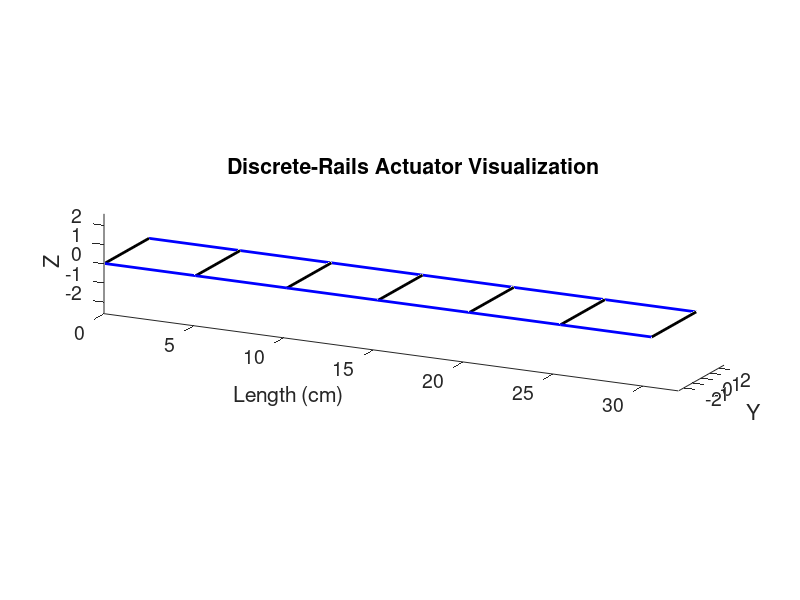
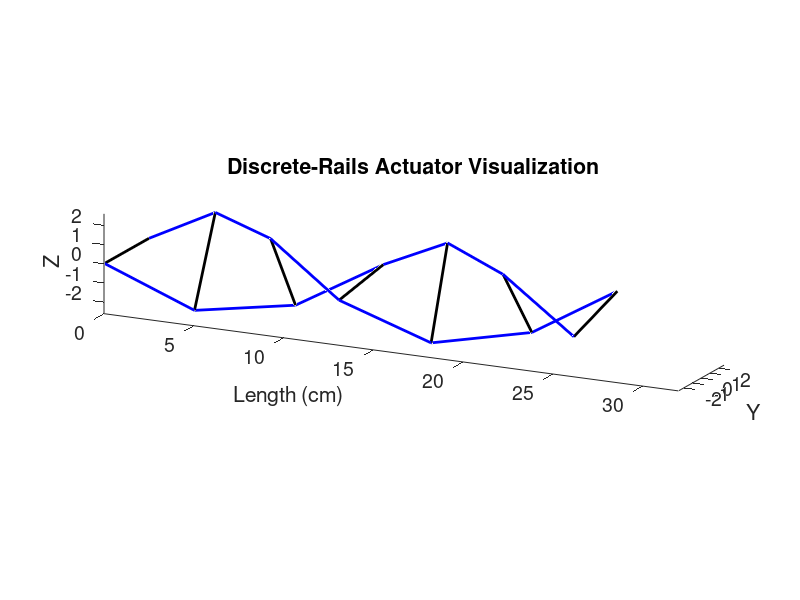
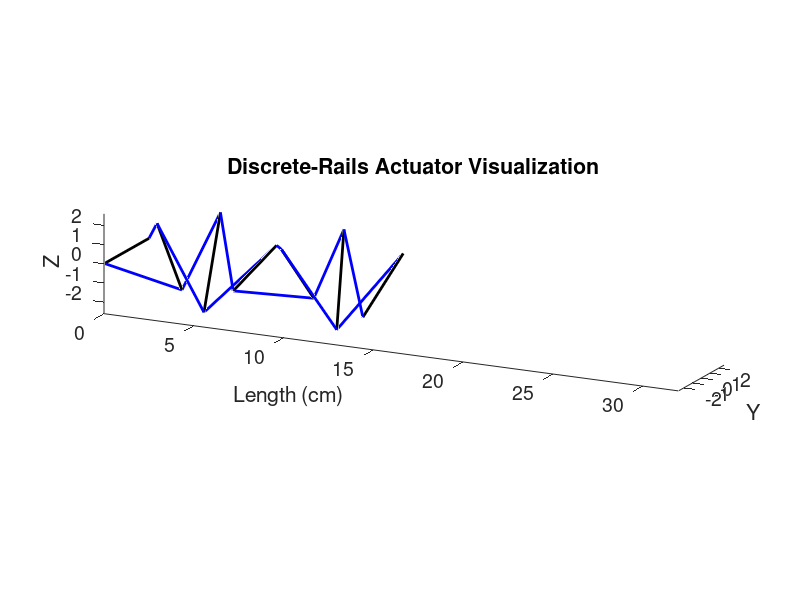

Reproduce these figures in MATLAB, in order.
% straightline_visualization.m
% Straight-line-edge actuator visualization
% Copyright 2015-2019 Kyle Zampaglione, Andrew P. Sabelhaus
% 2.11.15
% Calculates change in z height for twisting of a rope-ladder style helix
% connected with rigid (straight-line) edges.
% This simulation calculates the geometry of the structure for multiple
% successive angles of twist.
% NOTE: Calculations break down as period of rotation repeats with low
% number of rungs

clc; clear all; close all;

% Add the paths to the modeling equations
addpath( '../analytical_models' );

%% CONSTANTS FOR THE SIMULATION
% Design I for the discrete rails. All in cm.
% The rungs have a set width. This is also the width between the two
% edges of the helix.
w = 2 * 2.54;
% The initial length of the helix (also the length of a rail)
L0 = 30.48;
% Number of rungs
N = 7;
% absolute distance between rungs. This value can also be interpreted as 
% the length of the edge of the structure between two successive rungs.
% ell_i = 1;  
ell_i = L0 / (N-1);

% Path to store the images that are generated
save_path_base = '../img/journal2020/D_rails_vis';

% Range of input angles to evaluate.
% Let's do it in terms of 'one rotation equals pi degrees.'
% Maximum rotation angle: 18.85 for design I.
max_rot = 13;
% choosing the number of rotations to be an interval of N+1 of the maximum
% rotations makes the visualization easier: even numbers.
num_rot = 3;
% The range of input rotations to visualize, in radians, is
rotations = linspace(0, max_rot, num_rot);

% Store the length of the actuator for each rotation.
L = zeros(size(rotations));

% For plotting, some parameters on color and thickness.
rungcolor = 'k';
rungthickness = 2;
railcolor = 'b';
railthickness = 2;


%% VALUES STORED THROUGHOUT MULTIPLE ITERATIONS 
% z_totaled = [];
L_history = [];
angle_out = [];
% an index into the above vectors
count = 1;



%% SIMULATION
% j is the number of rotations to simulate. 
% For example, j=1 is 180 degrees, j=3 is 540 degrees, etc.

% Here, just iterate over the number of rotations
%for j = 1:9
for j=1:size(rotations,2)
    %SETUP ============================================
    FigureHandle = figure;
    hold on
    set(gca,'FontSize',14);
    % Set the size of the figure window
    % Vertical:
    set(FigureHandle,'Position',[100,100,550,220]);
    % Set the size of the figure window for printing (saving the fig)
%     set(FigureHandle,'PaperPosition',[2,2,3,4]);
    % Label the axes
%     xlabel('  X');
%     ylabel('Y   ');
    %zlabel('Z');
    
    % For the horizontal actuator, the x-axis is length.
    % and y-z are the radial and polar coordinates
    xlabel('Length (cm)');
    ylabel('Y');
    zlabel('Z');
    
    title('Discrete-Rails Actuator Visualization');
    
    % Vertical:
%     zlim([0,11]);

    % Horizontal:
    xlim([0, 32]);
    zlim([-2.6, 2.6]);
    ylim([-2.6, 2.6]);
    %==================================================
    
    % The angle between each rung is
    theta_i = rotations(j) / (N-1);
    
    % Here, z refers to the z-axis location of the center of the rung.
    % x and y refer to the location of one outer point of a rung
    % in that plane.
    % The rung center is at (0, 0, z).
    % One edge of the rung is then at (x, y, z) and the other is 
    % at (-x, -y, z).

%     % First rung is at height 0 and lies along the x-axis
%     x = 0; %initial x
%     y = w/2; %initial y
%     z_prev = 0; %initial z
%     % 0-th rung
%     plot3([-x,x],[-y,y], [0,0], rungcolor, 'LineWidth', rungthickness);
    
    % For the horizontal simulation, we'll do x as the length direction,
    % and y-z as the other two.
    z = 0; %initial z, one of the polar coordinates
    y = w/2; %initial y, one of the radial coordinates
    x_prev = 0; %initial x, length
    % 0-th rung
    plot3([x_prev,x_prev],[-y,y], [-z,z], rungcolor, 'LineWidth', rungthickness);
    

    % Iterate over each rung and plot it
    for i = 1:(N-1)
%         x_new = sin(theta_i * i) * w/2;
%         y_new = cos(theta_i * i) * w/2;
        z_new = sin(theta_i * i) * w/2;
        y_new = cos(theta_i * i) * w/2;
%         z = sqrt(ell_i^2 - (x_new-x)^2 - (y_new-y)^2) + z_prev;
        x = sqrt(ell_i^2 - (z_new-z)^2 - (y_new-y)^2) + x_prev;
        
        % plot the rung
%         plot3([-x_new,x_new], [-y_new,y_new], [z,z], rungcolor, 'LineWidth', rungthickness);
        plot3([x,x], [-y_new,y_new], [-z_new,z_new], rungcolor, 'LineWidth', rungthickness);
        % plot the two rails
%         plot3([x,x_new], [y,y_new],[z_prev,z],railcolor, 'LineWidth', railthickness); %connect rungs 
        plot3([x_prev,x], [y,y_new],[z,z_new],railcolor, 'LineWidth', railthickness);
%         plot3([-x,-x_new], [-y,-y_new],[z_prev,z], railcolor, 'LineWidth', railthickness); %connect rungs 
        plot3([x_prev,x], [-y,-y_new],[-z,-z_new], railcolor, 'LineWidth', railthickness);
        
        % update for next iteration (next rung)
%         x = x_new;
%         y = y_new;
%         z_prev = z;
        z = z_new;
        y = y_new;
        x_prev = x;
    end

    hold off 
    axis equal
    %titletext = sprintf('Twist Angle = %d; Z-Height = %f',twistangle,z);
    %title(titletext)

    %legendtext = sprintf('Rung Width = %d ; Rung Spacing = %d',rungwidth, rungspacing );
    %legend(legendtext, 'Location','southoutside','Orientation','horizontal')
    
    % For the vertical"
%     view(45,12) 
    
    % For the horizontal:
%     view(18,18)
%     view(0,0);
%     view(17,37)
    view(26,16)
    %print final z value to screen
    z_total = z;
    z_totaled(count) = z_total; 
    count = count+1;
    
    % Save this figure
    save_fullpath_fig = strcat(save_path_base, int2str(theta_i), '.fig');
    save_fullpath_eps = strcat(save_path_base, int2str(theta_i), '.eps');
    save_fullpath = strcat(save_path_base, int2str(theta_i));
    saveas(gcf, save_fullpath, 'svg');
    %savefig(save_fullpath_fig);
    %print(save_fullpath_eps,'-depsc')
end
